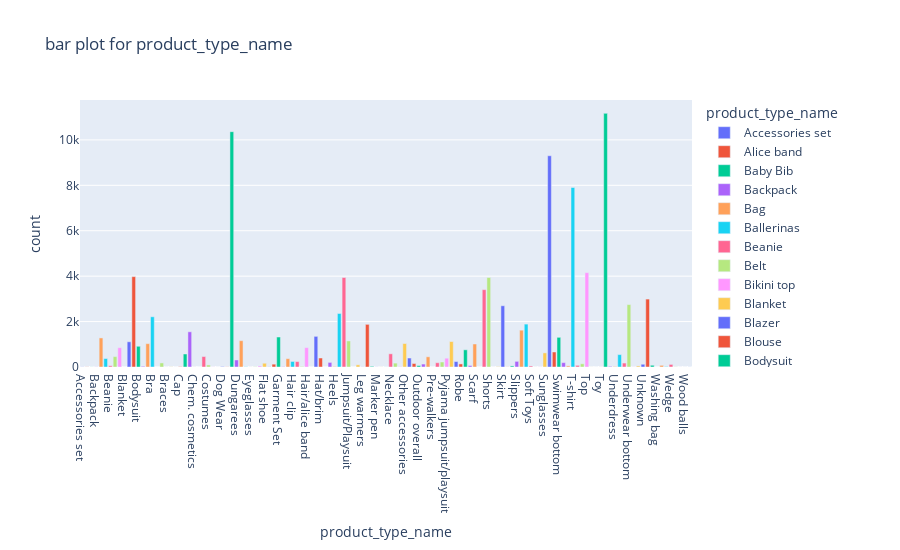

Notebook code for this chart:
### Markdown cell above
No null values so starting with EDA

### Code cell
long_df = pd.DataFrame(df_article.groupby('product_type_name')['article_id'].count().reset_index().rename({'article_id': 'count'}, axis=1))
fig = px.bar(long_df, x='product_type_name', y="count", color='product_type_name', title=f"bar plot for product_type_name ", width=900, height=550)
fig.show()
